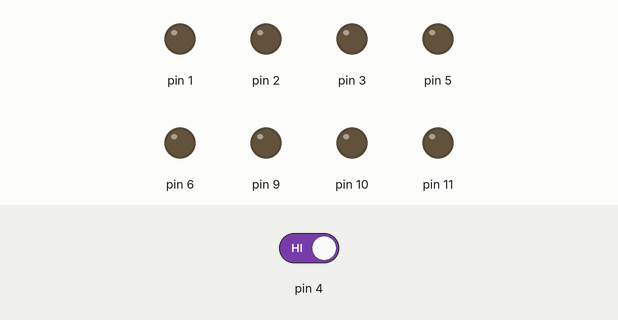
A sketch run on a simulated Arduino Uno, built with avr-gcc and run on an emulated ATmega328P. On the bench: output pins drawn as LEDs (lit = HIGH). The inputs (shaded band) are chosen by the test bench; at power-on: pin 4 HIGH.

Above: at 1.2 s.
1.3 s: pin 4 driven LOW
At 1.6 s:
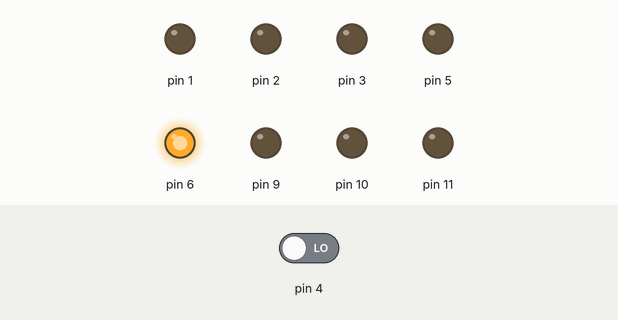
At 4.3 s:
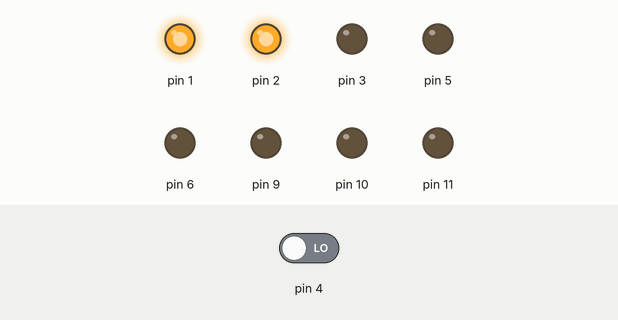
Timing chart, 0 to 12.8 s (numbered marks = the images above; inputs shaded):
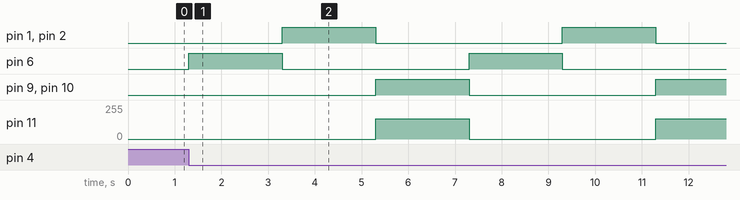

Measured:
- after the input at 1.3 s, pin 1, pin 2: alternates HIGH for 2.0 s and LOW for 4.0 s, starting after 2.0 s; pin 6: alternates HIGH for 2.0 s and LOW for 4.0 s, starting at once; pin 9, pin 10: LOW → HIGH after 4.0 s, → LOW 2.0 s later, → HIGH 4.0 s later; pin 11: 0/255 → 153/255 after 4.0 s, → 0/255 2.0 s later, → 153/255 4.0 s later

The sketch:

proyecto_tp21.ino
```cpp
void setup()
{
  pinMode( 1 , OUTPUT );
  pinMode( 2 , OUTPUT );
  pinMode( 3 , OUTPUT );
  pinMode( 4 , INPUT );
  pinMode( 6 , OUTPUT);
  pinMode( 5 , OUTPUT );
  pinMode( 9 , OUTPUT );
  pinMode( 10 , OUTPUT );
  pinMode( 11 , OUTPUT );
}

void loop()
{
     if( digitalRead( 4 ) == LOW )
   {
      analogWrite( 9 , 0 );
	  analogWrite( 10 , 0 );
  	  analogWrite( 11 , 0 );

	  analogWrite( 3 , 0 );
	  analogWrite( 6 , 255 );
 	  analogWrite( 5 , 0 );

	  delay( 2000 );

	  analogWrite( 3 , 0 );
	  analogWrite( 6 , 0 );
	  analogWrite( 5 , 0 );

	  digitalWrite( 1 , HIGH );
 	  digitalWrite( 2 , HIGH );

	  delay( 2000 );

	  digitalWrite( 1 , LOW );
	  digitalWrite( 2 , LOW );

	  analogWrite( 9 , 255 );
	  analogWrite( 10 , 255 );
	  analogWrite( 11 , 153 );

	  delay( 2000 );
     }else{
       if( digitalRead( 4 ) == HIGH )
       {

         analogWrite( 3 , 0 );
	  	 analogWrite( 6 , 0 );
	  	 analogWrite( 5 , 0 );

	     digitalWrite( 1 , LOW );
 	     digitalWrite( 2 , LOW );

     	 analogWrite( 9 , 0 );
	 	 analogWrite( 10 , 0 );
	 	 analogWrite( 11 , 0 );
       }
        }


}
```
